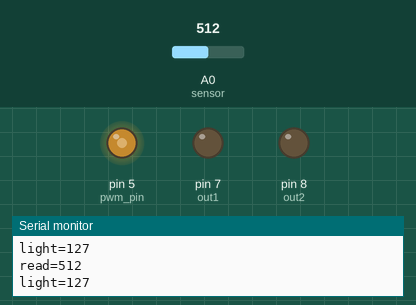
The sketch below on a simulated Arduino Uno, built with avr-gcc and run on an emulated ATmega328P. Parts: output pins drawn as LEDs (lit = HIGH), the last lines printed to the serial monitor. The inputs (shaded band) are chosen by the test bench; at power-on: A0 (sensor) = 512.

Above: at 1.2 s.
1.3 s: A0 (sensor) set to 43
At 2.2 s:
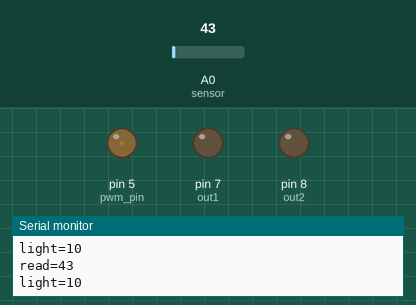
2.8 s: A0 (sensor) set to 36
At 4.0 s:
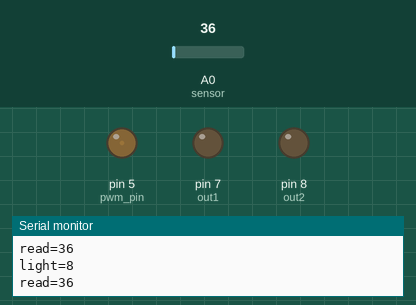
4.3 s: A0 (sensor) set to 6
At 5.5 s:
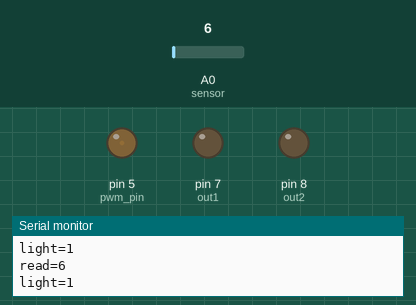
5.8 s: A0 (sensor) set to 3
At 6.8 s:
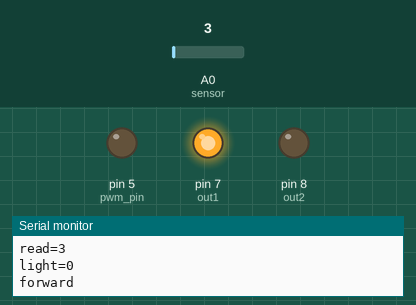
7.3 s: A0 (sensor) set to 1023
At 8.5 s:
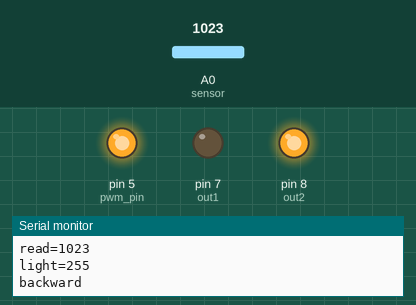
8.8 s: A0 (sensor) set to 1013
At 9.9 s:
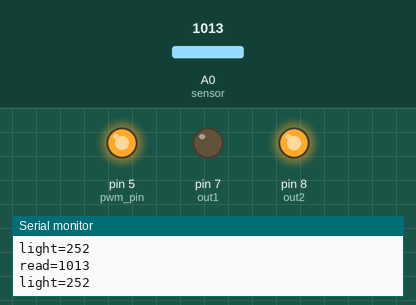
Timing chart, 0 to 11.3 s (numbered marks = the images above; inputs shaded):
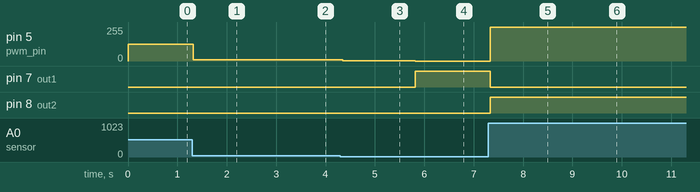

The sketch:

sensor.ino
```cpp
int sensor=A0;
int Read=0;
int light=0;//
int pwm_pin=5;
int out1=7;
int out2=8;


void setup() {
  Serial.begin(9600);
   pinMode(pwm_pin,OUTPUT);
   pinMode(out1,OUTPUT);
   pinMode(out2,OUTPUT);
   digitalWrite(out1, LOW);
   digitalWrite(out2, LOW);

}

void loop() {
  Read=analogRead(sensor);
  Serial.println("read="+String(Read));

  light=map(Read,0,1023,0,255);//使用map將數字等比例轉換到0~255
  Serial.println("light="+String(light));
  //Serial.println(light);
  if(light==0){
      digitalWrite(out1,HIGH);
      digitalWrite(out2,LOW);
      Serial.println("forward");
    }
   if(light==255){
      digitalWrite(out1,LOW);
      digitalWrite(out2,HIGH);
      Serial.println("backward");
    }

  analogWrite(pwm_pin,light);//A0號接腳收類比訊號
  delay(50);

}
```

Measured:
- the behaviour switches between 5 and 4 on A0 (sensor) (found by bisection; images 3 and 4)
- after the input at 1.3 s, pin 5 (pwm_pin): 127/255 → 10/255 at once
- after the input at 2.8 s, pin 5 (pwm_pin): 10/255 → 8/255 at once
- after the input at 4.3 s, pin 5 (pwm_pin): 8/255 → 1/255 after 0.05 s
- after the input at 5.8 s, pin 5 (pwm_pin): 1/255 → 0/255 at once; pin 7 (out1): LOW → HIGH at once
- after the input at 7.3 s, pin 5 (pwm_pin): 0/255 → 255/255 at once; pin 7 (out1): HIGH → LOW at once; pin 8 (out2): LOW → HIGH at once
- after the input at 8.8 s, pin 5 (pwm_pin): 255/255 → 252/255 at once
